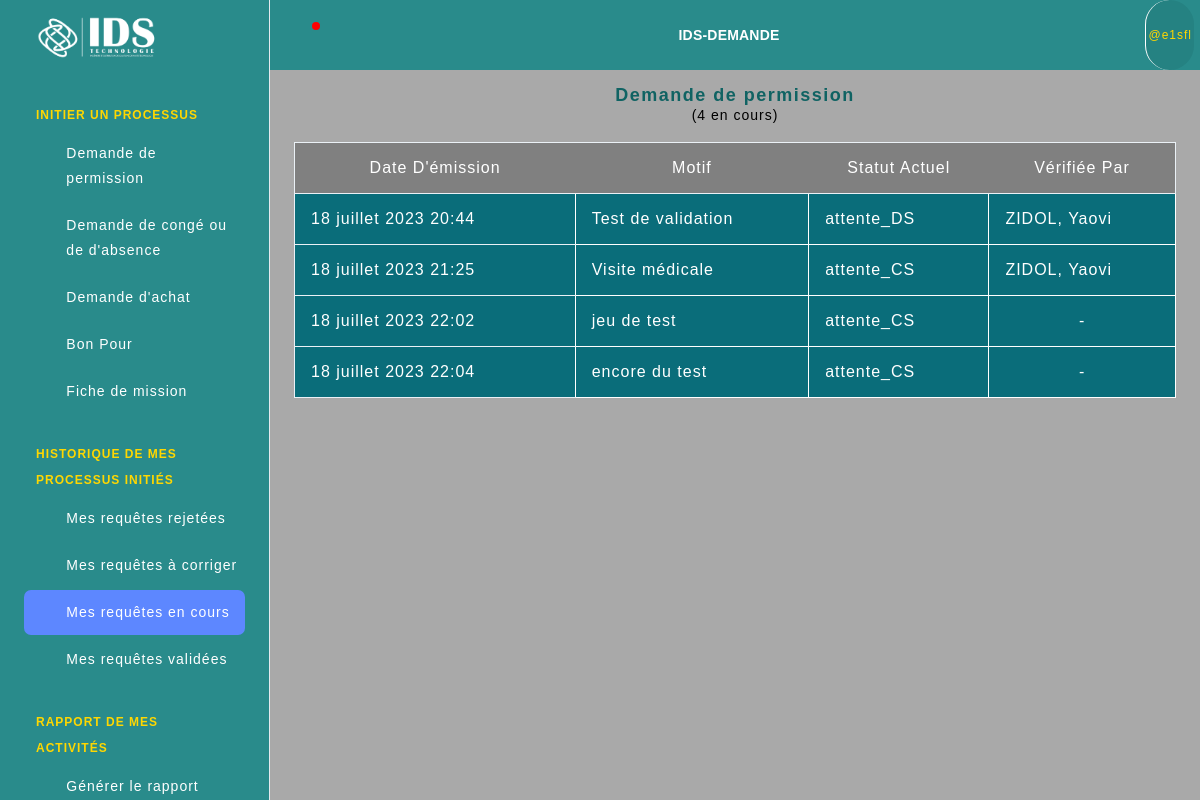
Screenshot of /ids-demande/dec/ (signed in) with the database file from the repository.
### applicationidsdemande/models.py (models this page shows, shortened)
class Personnel(AbstractBaseUser, PermissionsMixin):
    POSTE_CHOICES = (
        ('Stagiaire', 'Stagiaire'),
        ('Employe', 'Employé'),
        ('ChefService', 'Chef Service'),
        ('Administrateur', 'Administrateur'),
        ('ServicePersonnel', 'Service Personnel'),
        ('DirecteurGeneral', 'Directeur Général'),
        ('DirecteurDepartement', 'Directeur de Département'),
    )
    SERVICE_CHOICES = (
        ('Aucun', 'Aucun Service Particulier'),
        ('ServiceReseauxClients', 'Service Reseaux et Clients'),
        ('ServiceSupportAlvanet', 'Service Support ALAVANET'),
        ('ServiceLogicielFormation', 'Service Logiciel et Formation'),
        ('ServiceCommercial', 'Service Commercial'),
        ('ServiceAdministratifRessourcesHumaines', 'Service Administratif et des Ressources Humaines'),
        ('EquipeLogistiqueCommerciale', 'Equipe Logistique et Commerciale'),
        ('Direction', 'Direction'),
        ('Administration', 'Administration'),
    )
    DIRECTION_CHOICES = (
        ('Aucune', 'Aucune Direction Particulière'),
        ('DirectionTechnique', 'Direction Technique'),
        ('DirectionCommercialeMarketingCommunication', 'Direction Commerciale, Marketing et Communication'),
        ('DirectionAdministrativeRessourcesHumaines', 'Direction Administrative et des Ressources Humaines'),
    )
    nom = models.CharField(max_length=255)
    prenom = models.CharField(max_length=255)
    username = models.CharField(max_length=30, unique=True)
    email = models.EmailField(unique=True)
    poste = models.CharField(max_length=255, choices=POSTE_CHOICES)
    service = models.CharField(max_length=255, choices=SERVICE_CHOICES)
    direction = models.CharField(max_length=100, choices=DIRECTION_CHOICES, default="")
    telephone = PhoneNumberField()
    is_active = models.BooleanField(default=True)
    is_staff = models.BooleanField(default=False)
    objects = CustomUserManager()
    USERNAME_FIELD = 'username'
    REQUIRED_FIELDS = ['nom', 'prenom', 'email', 'poste', 'service', 'telephone']

class DemandePermission(models.Model):
    initiateur = models.ForeignKey(Personnel, on_delete=models.SET_NULL, null=True, blank=True, related_name='demandes_initiees')
    validateurs = models.ManyToManyField(Personnel, blank=True, related_name='demandes_validees')
    rejeteurs_strict = models.ManyToManyField(Personnel, blank=True, related_name='demandes_strictements_rejetees')
    rejeteurs_pour_correction = models.ManyToManyField(Personnel, blank=True, related_name='demandes_rejetees_pour_corrections')
    valide_par = models.ForeignKey(Personnel, on_delete=models.SET_NULL, null=True, blank=True, related_name='demandes_vérifiees')
    date_emission = models.DateTimeField(default=timezone.now)
    statut = models.CharField(max_length=50, choices=STATUT_CHOICES)
    NomComplet = models.CharField(max_length=100)
    poste = models.CharField(max_length=100, choices=POSTE_CHOICES)
    service = models.CharField(max_length=255, choices=SERVICE_CHOICES)
    direction = models.CharField(max_length=100, choices=DIRECTION_CHOICES, default="")
    motif = models.TextField()
    lieu = models.CharField(max_length=100)
    date_heure_sortie = models.DateTimeField()
    date_heure_retour = models.DateTimeField()
    raison_rejet = models.TextField(blank=True, null=True)

### applicationidsdemande/views.py (the view)
# urls.py: path('dec/', demandes_encours_initiateur, name='demandes_encours_initiateur'),
@login_required(login_url="/")
def demandes_encours_initiateur(request):
    user = request.user
    if user.poste != 'DirecteurGeneral':
        demandes_encours = DemandePermission.objects.filter(initiateur=user).exclude(statut__in=['rejetee', 'validee', 'a_corriger'])
        total_demandes_encours = demandes_encours.count()
        context = {'demandes_encours': demandes_encours, 'total_demandes_encours': total_demandes_encours}
        return render(request, 'demandes_encours_initiateur.html', context)
    else:
        return redirect('applicationidsdemande:erreur')

### templates/demandes_encours_initiateur.html (shortened to what this page needs)
{% extends 'base2.html' %}
{% load static %}
    {% block content %}
        <div class="text-center">
            <h1>Demande de permission</h1>
            <p class="nbr-total"> ({{ total_demandes_encours }} en cours)</p>
        </div>
            <div class="table-responsive">
                {% if total_demandes_encours > 0 %}
                <table class="table">
                <thead>
                <tr>
                    <th scope="col">Date d'émission</th>
                    <th scope="col">Motif</th>
                    <th scope="col">Statut actuel</th>
                    <th scope="col">Vérifiée par</th>
                </tr>
                </thead>
                <tbody>
                {% for demande in demandes_encours %}
                <tr>
                    <th scope="row" style="font-weight: normal;min-width: 210px;">{{ demande.date_emission }}</th>
                    <td>{{ demande.motif }}</td>
                    <td>{{ demande.statut }}</td>
                    {% if demande.valide_par != None %}
                    <td><span class="poste_service">{{ demande.valide_par.nom }}, {{ demande.valide_par.prenom }}</span></td>
                    {% else %}
                    <td style="text-align: center;">-</td>
                    {% endif %}
                </tr>
                {% endfor %}
                </tbody>
            </table>
            {% else %}
            <p class="empty container"> aucune demande en cours</p>
            {% endif %}
        </div>
    {% endblock %}

### templates/base2.html (shortened to what this page needs)
{% load static %}
<head>
  <link rel="stylesheet" href="{% static 'css/styles.min.css' %}"/>
</head>
<body>
  <div class="page-wrapper" id="main-wrapper" data-layout="vertical" data-navbarbg="skin6" data-sidebartype="full"
    data-sidebar-position="fixed" data-header-position="fixed">
    <aside class="left-sidebar">
      <div>
        <div class="brand-logo d-flex align-items-center justify-content-between">
          <a href="#" class="text-nowrap logo-img">
            <img class="logo" src="{% static '/images/idslogo.png' %}" alt="idslogo" width="150" height="75">
        </a>
        </div>
        <nav class="sidebar-nav scroll-sidebar" data-simplebar="">
          <ul id="sidebarnav">
            {% if user.poste != 'DirecteurGeneral' %}
            <li class="nav-small-cap">
                <span class="hide-menu hide-menu-title">INITIER UN PROCESSUS</span>
            </li>
            <li class="sidebar-item">
                <a class="sidebar-link" href="{% url 'applicationidsdemande:demande_permission' %}" aria-expanded="false">
                    <span>
                        <i class="ti ti-file-description"></i>
                    </span>
                    <span class="hide-menu">Demande de <br> permission</span>
                </a>
            </li>
            <li class="sidebar-item">
                <a class="sidebar-link" href="#" aria-expanded="false">
                    <span>
                        <i class="ti ti-file-description"></i>
                    </span>
                    <span class="hide-menu">Demande de congé ou <br> de d'absence</span>
                </a>
            </li>
            <li class="sidebar-item">
                <a class="sidebar-link" href="#" aria-expanded="false">
                    <span>
                        <i class="ti ti-file-description"></i>
                    </span>
                    <span class="hide-menu">Demande d'achat</span>
                </a>
            </li>
            <li class="sidebar-item">
                <a class="sidebar-link" href="#" aria-expanded="false">
                    <span>
                        <i class="ti ti-file-description"></i>
                    </span>
                    <span class="hide-menu">Bon Pour</span>
                </a>
            </li>
            <li class="sidebar-item">
                <a class="sidebar-link" href="#" aria-expanded="false">
                    <span>
                        <i class="ti ti-file-description"></i>
                    </span>
                    <span class="hide-menu">Fiche de mission</span>
                </a>
            </li>
            <li class="nav-small-cap">
              <span class="hide-menu hide-menu-title">HISTORIQUE DE MES PROCESSUS INITIÉS</span>
            </li>
            <li class="sidebar-item">
                <a class="sidebar-link" href="{% url 'applicationidsdemande:demandes_rejetees_initiateur' %}" aria-expanded="false">
                  <span>
                    <i class="ti ti-alert-circle"></i>
                  </span>
                  <span class="hide-menu">Mes requêtes rejetées</span>
                </a>
              </li>
              <li class="sidebar-item">
                <a class="sidebar-link" href="{% url 'applicationidsdemande:demandes_a_corriger_initiateur' %}" aria-expanded="false">
                  <span>
                    <i class="ti ti-alert-circle"></i>
                  </span>
                  <span class="hide-menu">Mes requêtes à corriger</span>
                </a>
              </li>
              <li class="sidebar-item">
                <a class="sidebar-link" href="{% url 'applicationidsdemande:demandes_encours_initiateur' %}" aria-expanded="false">
                  <span>
                    <i class="ti ti-alert-circle"></i>
                  </span>
                  <span class="hide-menu">Mes requêtes en cours</span>
                </a>
              </li>
              <li class="sidebar-item">
                <a class="sidebar-link" href="{% url 'applicationidsdemande:demandes_validees_initiateur' %}" aria-expanded="false">
                  <span>
                    <i class="ti ti-alert-circle"></i>
                  </span>
                  <span class="hide-menu">Mes requêtes validées</span>
                </a>
              </li>
              {% endif %}
          <li class="nav-small-cap">
            <span class="hide-menu hide-menu-title">RAPPORT DE MES ACTIVITÉS</span>
          </li>
          <li class="sidebar-item">
            <a class="sidebar-link" href="#" aria-expanded="false">
              <span>
                <i class="ti ti-article"></i>
              </span>
              <span class="hide-menu">Générer le rapport <br>de la semaine</span>
            </a>
          </li>
          </ul>
        </nav>
      </div>
    </aside>
    <div class="body-wrapper">
      <header class="app-header">
        <nav class="navbar navbar-expand-lg navbar-light">
          <ul class="navbar-nav">
            <li class="nav-item">
              <a class="nav-link" href="{% url 'applicationidsdemande:notifications' %}">
                <i class="ti ti-bell-ringing notification-icone"></i>
                <div class="notification rounded-circle notification-point"></div>
              </a>
            </li>
          </ul>
          <div class="navbar-collapse justify-content-end px-0" id="navbarNav">
            <ul class="navbar-nav flex-row ms-auto align-items-center justify-content-end">
              <li class="nav-item dropdown haut-ids-demande">IDS-DEMANDE</li>
            </ul>
          </div>
          <div class="navbar-collapse justify-content-end px-0" id="navbarNav">
            <ul class="navbar-nav flex-row ms-auto align-items-center justify-content-end">
              <li class="nav-item dropdown">
                <span class="nav-link" href="#" id="drop2" data-bs-toggle="dropdown"
                  aria-expanded="false"> <span class="utilisateur-connecte">@{{ user.username }}</span>
                </span>
              </li>
            </ul>
          </div>
        </nav>
      </header>
      <div class="container-fluid">
        {% block content %}
        {% endblock %}
      </div>
    </div>
  </div>
</body>
</html>

### templates/base2.html (style rules this page uses)
body { font-family: Arial, Helvetica, sans-serif; letter-spacing: 1; background-color: darkgray; }
h1 { font-size: 18px; font-weight: bold; font-family: Arial, Helvetica, sans-serif; letter-spacing: 1.5; color: #106363; }
.left-sidebar, .app-header { background: linear-gradient(to bottom right, #298b8b, #298b8b); }
.ti { color: black; }
.notification-icone { color: gold; margin-left: -15px; }
.notification { background-color: red; }
.utilisateur-connecte { color: gold; font-size: 12px; background-color: rgba(3, 51, 51, 0.1); border-radius: 50px; margin-right: -35px; padding: 0 2px; border-left: solid 1px white; cursor: pointer; }
.haut-ids-demande { color: white; font-weight: bold; letter-spacing: 0.2; }
.hide-menu { color: white; }
.hide-menu-title { color: gold; }
.nbr-total { color: black; margin-top: -10px; }
table { border: 1px white solid; background: linear-gradient(to bottom right, #0a6d7a, #0a6d7a); }
th { font-weight: normal; }
td { border: 1px white solid; border-radius: 5px; }
thead { text-align: center; background: linear-gradient(to bottom right, gray, gray); text-transform: capitalize; color: white; }
tbody { color: white; }

### rows the page displays
Personnel: username "e1sfl"
DemandePermission: date_emission "18 juillet 2023 20:44", motif "Test de validation", statut "attente_DS", valide_par.nom "ZIDOL", valide_par.prenom "Yaovi"
DemandePermission: date_emission "18 juillet 2023 21:25", motif "Visite médicale", statut "attente_CS", valide_par.nom "ZIDOL", valide_par.prenom "Yaovi"
DemandePermission: date_emission "18 juillet 2023 22:02", motif "jeu de test", statut "attente_CS"
DemandePermission: date_emission "18 juillet 2023 22:04", motif "encore du test", statut "attente_CS"

### other values shown
{{ total_demandes_encours }} "4"
